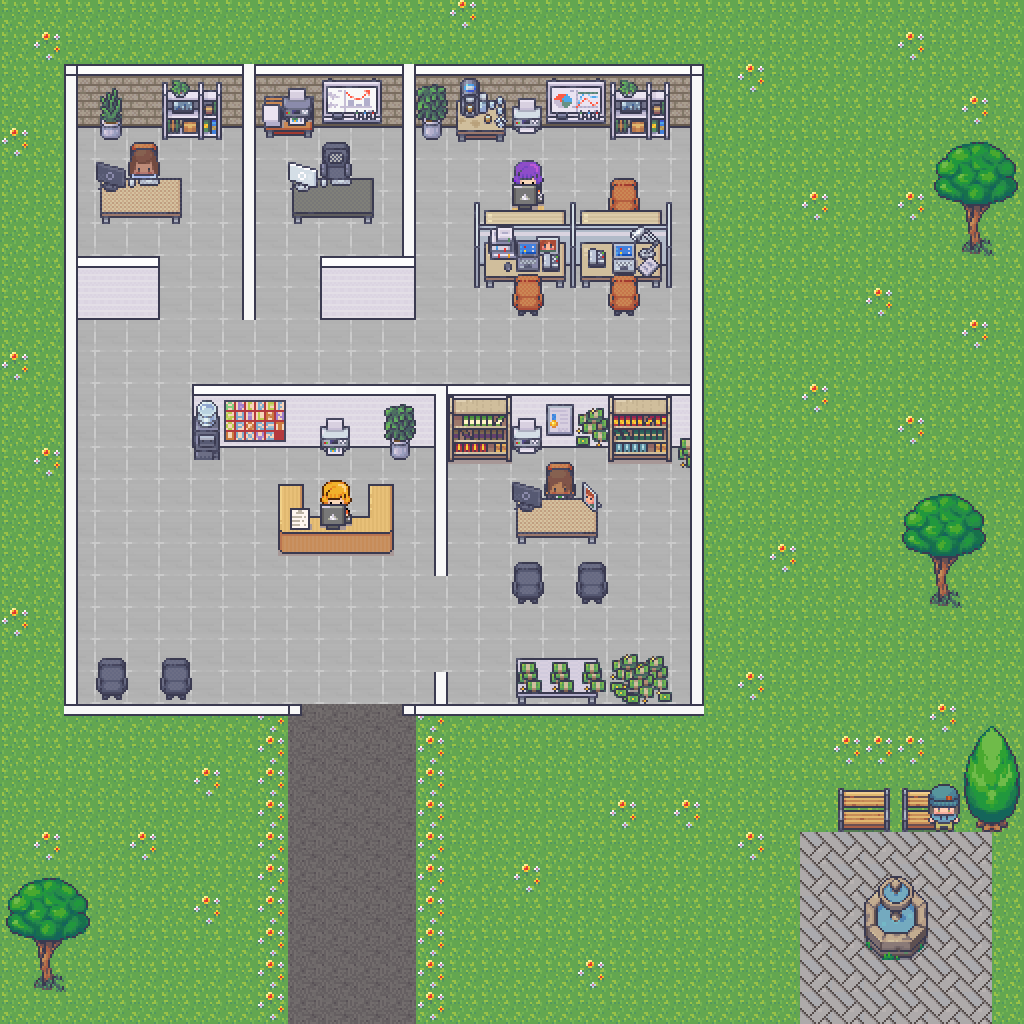

A 2D game scene composited from a Tiled map and its tileset images. What follows is a short description and the map's XML, with each tile layer's data collapsed to a summary:
An orthogonal 32x32 tile map with 32x32 px tiles, 12 tile layers (Grass, Floor, OutdoorFixtures, Trees, ...), 12 tilesets and 47 objects (Bob, Alice, Grace, Craig, Olivia, ...).

<map version="1.8" tiledversion="1.8.4" orientation="orthogonal" renderorder="right-down" width="32" height="32" tilewidth="32" tileheight="32" infinite="0" nextlayerid="20" nextobjectid="60">
 <tileset firstgid="1" name="Modern_Exteriors_RTU_2_preview_32x32" tilewidth="32" tileheight="32" tilecount="1500" columns="50">
  <image source="../images/Modern_Exteriors_RTU_2_preview_32x32.png" width="1600" height="960" />
 </tileset>
 <tileset firstgid="1501" name="Room_Builder_Office_32x32" tilewidth="32" tileheight="32" tilecount="224" columns="16">
  <image source="../images/Room_Builder_Office_32x32.png" width="512" height="448" />
 </tileset>
 <tileset firstgid="1725" name="Modern_Office_Shadowless_32x32" tilewidth="32" tileheight="32" tilecount="848" columns="16">
  <image source="../images/Modern_Office_Shadowless_32x32.png" width="512" height="1696" />
 </tileset>
 <tileset firstgid="2573" name="5_Classroom_and_library_32x32" tilewidth="32" tileheight="32" tilecount="544" columns="16">
  <image source="../images/5_Classroom_and_library_32x32.png" width="512" height="1088" />
 </tileset>
 <tileset firstgid="3117" name="Premade_Character_32x32_15" tilewidth="32" tileheight="32" tilecount="2296" columns="56">
  <image source="../images/Premade_Character_32x32_15.png" width="1792" height="1312" />
 </tileset>
 <tileset firstgid="5413" name="Premade_Character_32x32_01" tilewidth="32" tileheight="32" tilecount="2296" columns="56">
  <image source="../images/Premade_Character_32x32_01.png" width="1792" height="1312" />
 </tileset>
 <tileset firstgid="7709" name="Modern_Exteriors_Singles_Flowers_32x32_2" tilewidth="32" tileheight="32" tilecount="1" columns="1">
  <image source="../images/Modern_Exteriors_Singles_Flowers_32x32_2.png" width="32" height="32" />
 </tileset>
 <tileset firstgid="7710" name="Modern_Exteriors_Singles_Fountain_32x32_1" tilewidth="32" tileheight="32" tilecount="6" columns="2">
  <image source="../images/Modern_Exteriors_Singles_Fountain_32x32_1.png" width="64" height="96" />
 </tileset>
 <tileset firstgid="7716" name="Modern_Exteriors_Singles_Tree_32x32_1" tilewidth="32" tileheight="32" tilecount="8" columns="2">
  <image source="../images/Modern_Exteriors_Singles_Tree_32x32_1.png" width="64" height="128" />
 </tileset>
 <tileset firstgid="7724" name="Modern_Exteriors_Singles_Tree_32x32_8" tilewidth="32" tileheight="32" tilecount="12" columns="3">
  <image source="../images/Modern_Exteriors_Singles_Tree_32x32_8.png" width="96" height="128" />
 </tileset>
 <tileset firstgid="7736" name="Premade_Character_32x32_07" tilewidth="32" tileheight="32" tilecount="2296" columns="56">
  <image source="../images/Premade_Character_32x32_07.png" width="1792" height="1312" />
 </tileset>
 <tileset firstgid="10032" name="animated_receptionist_2_32x32" tilewidth="32" tileheight="32" tilecount="2" columns="1">
  <image source="../images/animated_receptionist_2_32x32.gif" width="32" height="64" />
 </tileset>
 <layer id="1" name="Grass" width="32" height="32" locked="1">
  <data>[1024 cells, 1024 non-empty, 1 distinct tile ids]</data>
 </layer>
 <layer id="2" name="Floor" width="32" height="32">
  <data>[1024 cells, 476 non-empty, 19 distinct tile ids]</data>
 </layer>
 <layer id="18" name="OutdoorFixtures" width="32" height="32">
  <data>[1024 cells, 14 non-empty, 10 distinct tile ids]</data>
 </layer>
 <layer id="19" name="Trees" width="32" height="32">
  <data>[1024 cells, 94 non-empty, 21 distinct tile ids]</data>
 </layer>
 <layer id="9" name="Walls3D" width="32" height="32">
  <data>[1024 cells, 84 non-empty, 12 distinct tile ids]</data>
 </layer>
 <layer id="11" name="InteriorWalls" width="32" height="32">
  <data>[1024 cells, 21 non-empty, 3 distinct tile ids]</data>
 </layer>
 <layer id="12" name="FurnitureC" width="32" height="32">
  <data>[1024 cells, 46 non-empty, 42 distinct tile ids]</data>
 </layer>
 <layer id="8" name="NPCs" width="32" height="32">
  <data>[1024 cells, 11 non-empty, 11 distinct tile ids]</data>
 </layer>
 <layer id="6" name="FurnitureB" width="32" height="32">
  <data>[1024 cells, 71 non-empty, 50 distinct tile ids]</data>
 </layer>
 <layer id="5" name="FurnitureA" width="32" height="32">
  <data>[1024 cells, 61 non-empty, 55 distinct tile ids]</data>
 </layer>
 <layer id="7" name="Electronics" width="32" height="32">
  <data>[1024 cells, 26 non-empty, 24 distinct tile ids]</data>
 </layer>
 <layer id="10" name="WallBorders" width="32" height="32">
  <data>[1024 cells, 58 non-empty, 7 distinct tile ids]</data>
 </layer>
 <objectgroup color="#ff9300" id="3" name="Characters">
  <object id="2" name="Bob" x="486" y="559" width="147.333" height="45" />
  <object id="3" name="Alice" x="285" y="561" width="98.3333" height="21" />
  <object id="47" name="Grace" x="167.333" y="231.333" width="70" height="25.3333" />
  <object id="48" name="Craig" x="262.667" y="230" width="46.6667" height="28" />
  <object id="50" name="Olivia" x="430" y="140.667" width="77.3333" height="55.6667" />
  <object id="51" name="Monitor" x="508" y="273.333" width="129.667" height="16.6667" />
  <object id="52" name="Eve" x="816.667" y="736.333" width="101.333" height="133" />
 </objectgroup>
 <objectgroup color="#00fdff" id="4" name="Obstacles">
  <object id="4" x="303" y="516" width="64" height="38" />
  <object id="5" x="512" y="464" width="90" height="83" />
  <object id="10" x="401" y="703" width="285" height="14" />
  <object id="11" x="691" y="62" width="15" height="656" />
  <object id="17" x="278" y="486" width="22" height="66" />
  <object id="18" x="371" y="486" width="17" height="70" />
  <object id="19" x="476" y="210" width="194" height="47.3333" />
  <object id="20" x="511" y="653" width="177" height="47.3333" />
  <object id="22" x="64" y="334.667" width="15" height="383.333" />
  <object id="23" x="242" y="62" width="14" height="239" />
  <object id="24" x="83" y="65" width="157" height="10" />
  <object id="25" x="258.333" y="66" width="140.667" height="9" />
  <object id="26" x="401" y="64" width="17" height="190.667" />
  <object id="28" x="320" y="257" width="98" height="45" />
  <object id="29" x="82" y="703" width="217" height="14" />
  <object id="30" x="420.667" y="66" width="268.667" height="9" />
  <object id="31" x="191.333" y="388" width="496.667" height="11.3333" />
  <object id="32" x="432.667" y="402" width="17.3333" height="159.667" />
  <object id="33" x="434" y="677" width="13.3333" height="24.3333" />
  <object id="34" x="96" y="142.667" width="85.3333" height="82" />
  <object id="35" x="288.667" y="159.333" width="84.6667" height="62" />
  <object id="36" x="510" y="160.667" width="36" height="46.6667" />
  <object id="37" x="84.3333" y="254" width="76.6667" height="51" />
  <object id="38" x="929" y="141" width="90" height="115" />
  <object id="39" x="902" y="495" width="85" height="115" />
  <object id="40" x="862" y="882" width="69" height="76" />
  <object id="41" x="924" y="786" width="35" height="46" />
  <object id="42" x="961" y="726" width="59" height="108" />
  <object id="44" x="65" y="66" width="15" height="168.333" />
  <object id="45" x="63" y="64" width="650" height="16" />
  <object id="46" x="60" y="238" width="22" height="91" />
  <object id="53" x="3" y="2" width="1019" height="28" />
  <object id="54" x="3" y="38" width="56" height="981" />
  <object id="55" x="64" y="874" width="31" height="145" />
  <object id="56" x="100" y="1007" width="921" height="13" />
  <object id="57" x="1006" y="842" width="15" height="160" />
  <object id="58" x="1009" y="266" width="12" height="455" />
  <object id="59" x="1006" y="40" width="14" height="96" />
 </objectgroup>
 <objectgroup id="15" name="Text">
  <object id="6" x="88.6875" y="269.578" width="65.625" height="32.8438">
   <text fontfamily="Arial" pixelsize="12" wrap="1" bold="1" halign="right">Human Resources</text>
  </object>
  </objectgroup>
</map>
<!-- 1 of 47 objects omitted -->
